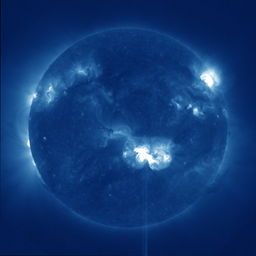
#> input picture infra/data_mirror/mirror/default_cache/vibe/ar13664_emergence/raw_thumb.png, 256 x 256 px
$ python bake_raw_thumb_sqrt.py
#> lines starting #> are read from the running program, lines starting #| are printed output that depends on the picture
#!/usr/bin/env python3
"""Bake the sqrt display stretch into committed vibe RAW thumbnails.

The vibe RAW frames are stored linearly, so at card size they read dim next to
the RHEF frame. sqrt is the standard AIA display stretch (Gilly, 2026-07-24);
we bake it into the committed 256² raw_thumb.png so the gallery is bright with
ZERO runtime cost and no per-frame client work. RHEF thumbs are left alone
(already contrast-stretched). NOT median-normalized — that read garish.

Run ONCE after pulling fresh thumbs off the Fly volume (they come out linear):

    python3 infra/scripts/bake_raw_thumb_sqrt.py

NOT idempotent and deliberately NOT wired into build-public.sh — running it
twice would sqrt twice (too bright). The committed PNGs are the source of
truth; git history holds the pre-bake originals.

sqrt is applied on the stored 8-bit sRGB values (value/255 -> sqrt -> *255),
which is pixel-identical to the SVG feComponentTransfer gamma-0.5 filter used
for arbitrary (non-committed) dates — verified in-browser, mean diff 0.00.
"""
import glob
import os
import sys

import numpy as np
from PIL import Image

MIRROR = os.path.join(
    os.path.dirname(__file__), "..", "data_mirror", "mirror", "default_cache", "vibe"
)


def bake(path: str) -> None:
    im = Image.open(path)
#> im is the input picture: PIL image 256x256 RGB; mean R, G, B 16.3, 56.6, 116.1
    had_alpha = im.mode in ("RGBA", "LA", "P") and "A" in im.convert("RGBA").getbands()
#> had_alpha = False
    rgb = np.asarray(im.convert("RGB")).astype(np.float32) / 255.0
    out = Image.fromarray((np.sqrt(rgb) * 255.0).round().clip(0, 255).astype(np.uint8), "RGB")
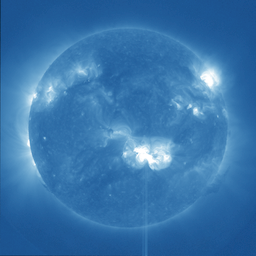
#> out: PIL image 256x256 RGB; mean R, G, B 56.3, 116.7, 170.8
    if had_alpha:
        alpha = im.convert("RGBA").split()[-1]
        if alpha.getextrema() != (255, 255):  # a real mask, not fully opaque
            out = out.convert("RGBA")
            out.putalpha(alpha)
    out.save(path)


def main() -> int:
    files = sorted(glob.glob(os.path.join(MIRROR, "*", "raw_thumb.png")))
    if not files:
        print("no raw_thumb.png found under %s" % MIRROR)
        return 1
    for f in files:
        bake(f)
    print("baked sqrt into %d raw thumbnails" % len(files))
    return 0


if __name__ == "__main__":
    sys.exit(main())
#> (the program exits here)
